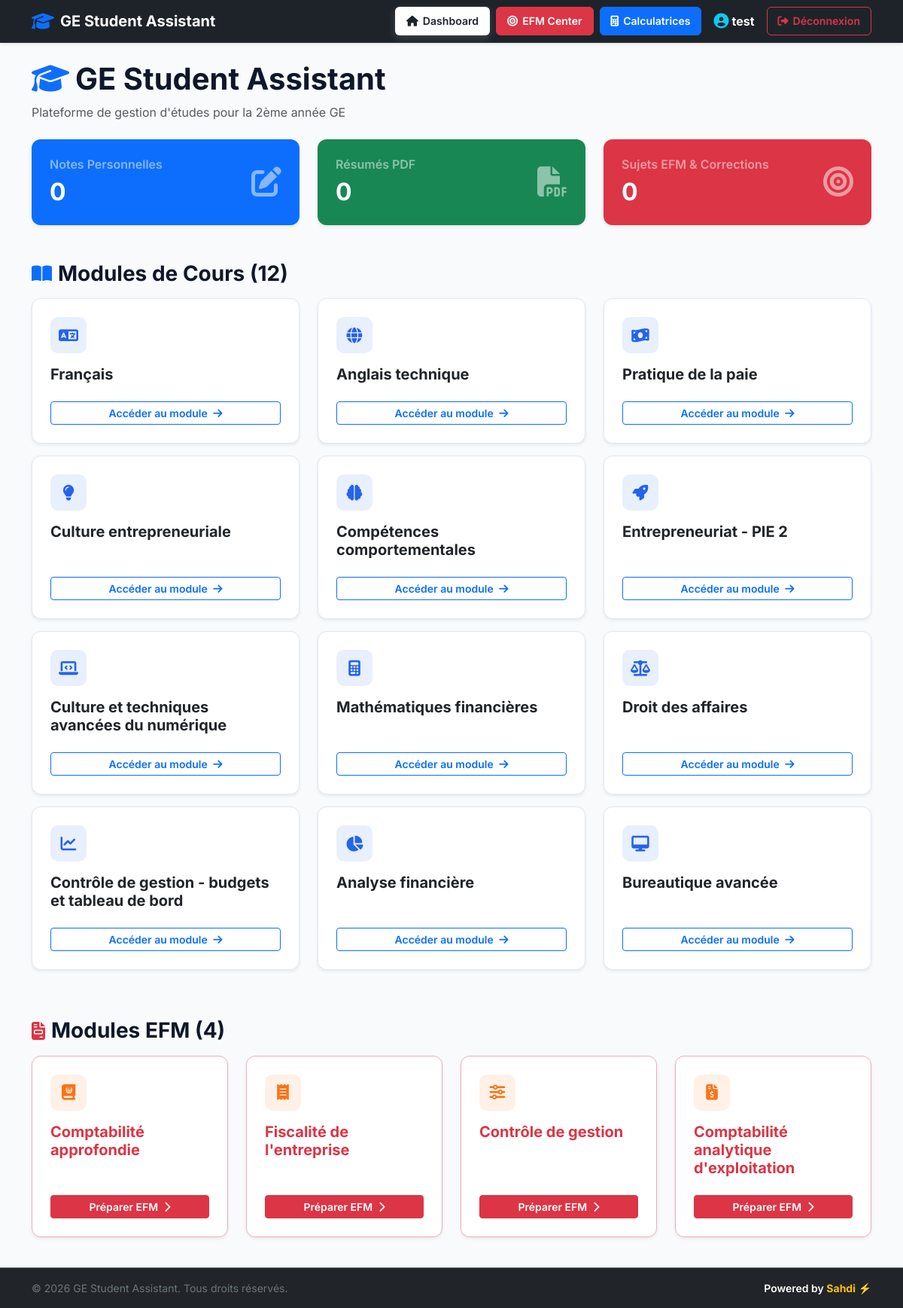
Screenshot of / (signed in) with the database file from the repository.
### tables this page shows
CREATE TABLE users (
            id INTEGER PRIMARY KEY AUTOINCREMENT,
            username TEXT UNIQUE NOT NULL,
            email TEXT UNIQUE NOT NULL,
            password TEXT NOT NULL,
            is_active INTEGER DEFAULT 1,
            created_at TIMESTAMP DEFAULT CURRENT_TIMESTAMP
        , role TEXT DEFAULT 'student', status TEXT DEFAULT 'Actif');

CREATE TABLE modules (
            id INTEGER PRIMARY KEY AUTOINCREMENT,
            name TEXT NOT NULL,
            type TEXT NOT NULL,
            icon TEXT
        );

### app.py (the view)
@app.route("/")
def index():
    if not g.user:
        return redirect("/login")
    conn = get_db()
    courses = conn.execute(
        "SELECT * FROM modules WHERE type = 'Cours'"
    ).fetchall()
    efms = conn.execute(
        "SELECT * FROM modules WHERE type = 'EFM'"
    ).fetchall()
    total_notes = conn.execute(
        "SELECT COUNT(*) FROM notes WHERE user_id = ?", (g.user["id"],)
    ).fetchone()[0]
    total_resumes = conn.execute(
        "SELECT COUNT(*) FROM resumes"
    ).fetchone()[0]
    total_efm_files = conn.execute(
        "SELECT COUNT(*) FROM efm_files"
    ).fetchone()[0]
    conn.close()
    stats = {
        "notes": total_notes,
        "resumes": total_resumes,
        "efm_files": total_efm_files,
    }
    return render_template(
        "index.html", courses=courses, efms=efms, stats=stats
    )

### app.py (called while the page is built)
def get_db():
    conn = sqlite3.connect("database.db")
    conn.row_factory = sqlite3.Row
    return conn

@app.before_request
def load_logged_in_user():
    user_id = session.get("user_id")
    if user_id is None:
        g.user = None
    else:
        conn = get_db()
        g.user = conn.execute("SELECT * FROM users WHERE id = ?", (user_id,)).fetchone()
        conn.close()

### templates/index.html (shortened to what this page needs)
{% extends "base.html" %}
{% block content %}
<div class="mb-4">
    <h1 class="fw-bold"><i class="fa-solid fa-graduation-cap text-primary me-2"></i>GE Student Assistant</h1>
    <p class="text-muted fs-6">Plateforme de gestion d'études pour la 2ème année GE</p>
</div>
<div class="row mb-5">
    <div class="col-md-4 mb-3 mb-md-0">
        <a href="/all-notes" class="text-decoration-none">
            <div class="card bg-primary text-white shadow-sm h-100 card-modern border-0">
                <div class="card-body d-flex justify-content-between align-items-center p-4">
                    <div>
                        <h6 class="card-title mb-0 text-white-50 fw-semibold">Notes Personnelles</h6>
                        <h2 class="mt-2 mb-0 fw-bold text-white">{{ stats.notes }}</h2>
                    </div>
                    <div class="fs-1 text-white-50"><i class="fa-solid fa-pen-to-square"></i></div>
                </div>
            </div>
        </a>
    </div>
    <div class="col-md-4 mb-3 mb-md-0">
        <a href="/all-resumes" class="text-decoration-none">
            <div class="card bg-success text-white shadow-sm h-100 card-modern border-0">
                <div class="card-body d-flex justify-content-between align-items-center p-4">
                    <div>
                        <h6 class="card-title mb-0 text-white-50 fw-semibold">Résumés PDF</h6>
                        <h2 class="mt-2 mb-0 fw-bold text-white">{{ stats.resumes }}</h2>
                    </div>
                    <div class="fs-1 text-white-50"><i class="fa-solid fa-file-pdf"></i></div>
                </div>
            </div>
        </a>
    </div>
    <div class="col-md-4">
        <a href="/all-efms" class="text-decoration-none">
            <div class="card bg-danger text-white shadow-sm h-100 card-modern border-0">
                <div class="card-body d-flex justify-content-between align-items-center p-4">
                    <div>
                        <h6 class="card-title mb-0 text-white-50 fw-semibold">Sujets EFM & Corrections</h6>
                        <h2 class="mt-2 mb-0 fw-bold text-white">{{ stats.efm_files }}</h2>
                    </div>
                    <div class="fs-1 text-white-50"><i class="fa-solid fa-bullseye"></i></div>
                </div>
            </div>
        </a>
    </div>
</div>
<div class="d-flex align-items-center mb-3 gap-2">
    <i class="fa-solid fa-book-open text-primary fs-4"></i>
    <h3 class="mb-0 fw-bold">Modules de Cours (12)</h3>
</div>
<div class="row mb-5">
    {% for module in courses %}
    <div class="col-md-4 mb-3">
        <div class="card shadow-sm h-100 card-modern p-2">
            <div class="card-body d-flex flex-column justify-content-between">
                <div>
                    <div class="icon-box icon-box-blue mb-3">
                        {% if 'Français' in module['name'] %}
                            <i class="fa-solid fa-language"></i>
                        {% elif 'Anglais' in module['name'] %}
                            <i class="fa-solid fa-globe"></i>
                        {% elif 'paie' in module['name'] %}
                            <i class="fa-solid fa-money-bill-wave"></i>
                        {% elif 'entrepre' in module['name'].lower() and 'pie' not in module['name'].lower() %}
                            <i class="fa-solid fa-lightbulb"></i>
                        {% elif 'comportementales' in module['name'] %}
                            <i class="fa-solid fa-brain"></i>
                        {% elif 'PIE' in module['name'] %}
                            <i class="fa-solid fa-rocket"></i>
                        {% elif 'numérique' in module['name'] %}
                            <i class="fa-solid fa-laptop-code"></i>
                        {% elif 'financières' in module['name'] %}
                            <i class="fa-solid fa-calculator"></i>
                        {% elif 'Droit' in module['name'] %}
                            <i class="fa-solid fa-scale-balanced"></i>
                        {% elif 'budgets' in module['name'] %}
                            <i class="fa-solid fa-chart-line"></i>
                        {% elif 'Analyse' in module['name'] %}
                            <i class="fa-solid fa-chart-pie"></i>
                        {% elif 'Bureautique' in module['name'] %}
                            <i class="fa-solid fa-desktop"></i>
                        {% else %}
                            <i class="fa-solid fa-book-bookmark"></i>
                        {% endif %}
                    </div>
                    <h5 class="card-title fw-bold text-dark">{{ module["name"] }}</h5>
                </div>
                <a href="/module/{{ module['id'] }}" class="btn btn-outline-primary btn-sm mt-3 w-100 fw-semibold">
                    Accéder au module <i class="fa-solid fa-arrow-right ms-1"></i>
                </a>
            </div>
        </div>
    </div>
    {% endfor %}
</div>
<div class="d-flex align-items-center mb-3 gap-2">
    <i class="fa-solid fa-file-invoice text-danger fs-4"></i>
    <h3 class="mb-0 fw-bold">Modules EFM (4)</h3>
</div>
<div class="row">
    {% for module in efms %}
    <div class="col-md-3 mb-3">
        <div class="card shadow-sm h-100 card-modern border-danger-subtle p-2">
            <div class="card-body d-flex flex-column justify-content-between">
                <div>
                    <div class="icon-box icon-box-orange mb-3">
                        {% if 'approfondie' in module['name'] %}
                            <i class="fa-solid fa-book-journal-whills"></i>
                        {% elif 'Fiscalité' in module['name'] %}
                            <i class="fa-solid fa-receipt"></i>
                        {% elif 'Contrôle' in module['name'] %}
                            <i class="fa-solid fa-sliders"></i>
                        {% elif 'analytique' in module['name'] %}
                            <i class="fa-solid fa-file-invoice-dollar"></i>
                        {% else %}
                            <i class="fa-solid fa-bullseye"></i>
                        {% endif %}
                    </div>
                    <h5 class="card-title fw-bold text-danger">{{ module["name"] }}</h5>
                </div>
                <a href="/efm/{{ module['id'] }}" class="btn btn-danger btn-sm mt-3 w-100 fw-semibold">
                    Préparer EFM <i class="fa-solid fa-chevron-right ms-1"></i>
                </a>
            </div>
        </div>
    </div>
    {% endfor %}
</div>
{% endblock %}

### templates/base.html (shortened to what this page needs)
<!DOCTYPE html>
<html lang="fr">
<head>
    <link href="https://cdn.jsdelivr.net/npm/bootstrap@5.3.0/dist/css/bootstrap.min.css" rel="stylesheet">
    <link rel="stylesheet" href="https://cdnjs.cloudflare.com/ajax/libs/font-awesome/6.5.1/css/all.min.css">
</head>
<body class="d-flex flex-column min-vh-100">
    {% block navbar %}
    <nav class="navbar navbar-expand-lg navbar-dark custom-navbar shadow-sm sticky-top">
        <div class="container">
            <a class="navbar-brand fw-bold d-flex align-items-center gap-2" href="/">
                <i class="fa-solid fa-graduation-cap text-primary fs-4"></i> GE Student Assistant
            </a>
            <div class="collapse navbar-collapse" id="navbarContent">
                <div class="ms-auto d-flex flex-column flex-lg-row align-items-lg-center gap-2 navbar-nav-container">
                    {% set current_user = g.user if g and g.user else session.get('user') %}
                    {% if current_user or session.get('username') %}
                        {% set username = current_user['username'] if current_user and current_user['username'] else session.get('username', 'Yassine') %}
                        {% set role = current_user['role'] if current_user and current_user['role'] else session.get('role', '') %}
                        <a href="/" class="nav-btn btn-nav-dashboard {% if request.path == '/' or request.path == '/dashboard' %}active{% endif %}">
                            <i class="fa-solid fa-house"></i> Dashboard
                        </a>
                        <a href="/efm-center" class="nav-btn btn-nav-efm {% if request.path == '/efm-center' or request.path == '/efm' or '/efm/' in request.path %}active{% endif %}">
                            <i class="fa-solid fa-bullseye"></i> EFM Center
                        </a>
                        <a href="/calculatrices" class="nav-btn btn-nav-calc {% if request.path == '/calculatrices' or request.path == '/calculators' or '/calcul' in request.path %}active{% endif %}">
                            <i class="fa-solid fa-calculator"></i> Calculatrices
                        </a>
                        <div class="d-flex align-items-center justify-content-center gap-1 text-white px-2 py-1 user-badge-mobile">
                            <i class="fa-solid fa-circle-user text-info fs-5"></i>
                            <strong>{{ username }}</strong>
                        </div>
                        <a href="/logout" class="nav-btn btn-nav-logout">
                            <i class="fa-solid fa-right-from-bracket"></i> Déconnexion
                        </a>
                    {% endif %}
                </div>
            </div>
        </div>
    </nav>
    {% endblock %}
    <main class="container py-4 flex-grow-1">
        {% block content %}
        {% endblock %}
    </main>
    <footer class="bg-dark text-white text-center py-3 border-top border-secondary mt-auto">
        <div class="container d-flex flex-column flex-md-row justify-content-between align-items-center gap-2">
            <small class="text-secondary">
                © 2026 GE Student Assistant. Tous droits réservés.
            </small>
            <small class="fw-semibold">
                Powered by <span class="text-warning fw-bold">Sahdi</span> ⚡
            </small>
        </div>
    </footer>
</body>
</html>

### templates/base.html (style rules this page uses)
:root { --bg-main: #f8fafc; --card-bg: #ffffff; --text-primary: #0f172a; --accent-blue: #2563eb; --accent-orange: #f97316; --border-color: #e2e8f0; --shadow-hover: 0 10px 15px -3px rgba(37, 99, 235, 0.12), 0 4px 6px -4px rgba(37, 99, 235, 0.08); }
body { font-family: 'Inter', 'Cairo', sans-serif; background-color: var(--bg-main); color: var(--text-primary); }
.custom-navbar { background-color: #1e232a !important; border-bottom: 1px solid rgba(255, 255, 255, 0.08); }
.nav-btn { border-radius: 6px; font-weight: 600; font-size: 0.88rem; padding: 7px 14px; display: inline-flex; align-items: center; justify-content: center; gap: 6px; transition: all 0.2s cubic-bezier(0.4, 0, 0.2, 1); text-decoration: none; }
.btn-nav-dashboard { background-color: transparent; color: #ffffff; border: 1px solid rgba(255, 255, 255, 0.8); }
.btn-nav-dashboard:hover, .btn-nav-dashboard.active { background-color: #ffffff; color: #1e232a; box-shadow: 0 4px 12px rgba(255, 255, 255, 0.15); }
.btn-nav-efm { background-color: #dc3545; color: #ffffff; border: 1px solid #dc3545; }
.btn-nav-calc { background-color: #0d6efd; color: #ffffff; border: 1px solid #0d6efd; }
.btn-nav-logout { background-color: transparent; color: #dc3545; border: 1px solid #dc3545; }
.card-modern { background: var(--card-bg); border: 1px solid var(--border-color); border-radius: 12px; transition: all 0.25s cubic-bezier(0.4, 0, 0.2, 1); }
.icon-box { width: 48px; height: 48px; border-radius: 10px; display: flex; align-items: center; justify-content: center; font-size: 1.3rem; }
.icon-box-blue { background: rgba(37, 99, 235, 0.1); color: var(--accent-blue); }
.icon-box-orange { background: rgba(249, 115, 22, 0.1); color: var(--accent-orange); }

### rows the page displays
users: username "test"
modules: name "Français"
modules: name "Anglais technique"
modules: name "Pratique de la paie"
modules: name "Culture entrepreneuriale"
modules: name "Compétences comportementales"
modules: name "Entrepreneuriat - PIE 2"
modules: name "Culture et techniques avancées du numérique"
modules: name "Mathématiques financières"
modules: name "Droit des affaires"
modules: name "Contrôle de gestion - budgets et tableau de bord"
modules: name "Analyse financière"
modules: name "Bureautique avancée"
modules: name "Comptabilité approfondie"
modules: name "Fiscalité de l'entreprise"
modules: name "Contrôle de gestion"
modules: name "Comptabilité analytique d'exploitation"

### other values shown
{{ stats.notes }} "0"
{{ stats.resumes }} "0"
{{ stats.efm_files }} "0"
